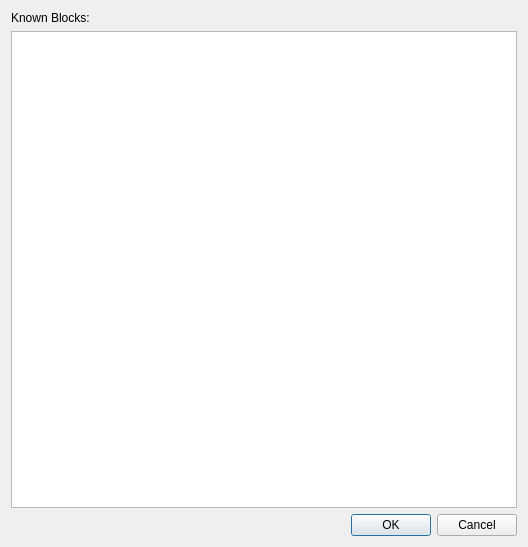
<?xml version="1.0" encoding="UTF-8"?>
<ui version="4.0">
 <class>blocktypeList</class>
 <widget class="QDialog" name="blocktypeList">
  <property name="geometry">
   <rect>
    <x>0</x>
    <y>0</y>
    <width>528</width>
    <height>547</height>
   </rect>
  </property>
  <property name="windowTitle">
   <string>Dialog</string>
  </property>
  <layout class="QVBoxLayout" name="verticalLayout">
   <item>
    <widget class="QLabel" name="label">
     <property name="text">
      <string>Known Blocks:</string>
     </property>
    </widget>
   </item>
   <item>
    <widget class="QTableWidget" name="tableWidget"/>
   </item>
   <item>
    <widget class="QDialogButtonBox" name="buttonBox">
     <property name="orientation">
      <enum>Qt::Horizontal</enum>
     </property>
     <property name="standardButtons">
      <set>QDialogButtonBox::Cancel|QDialogButtonBox::Ok</set>
     </property>
    </widget>
   </item>
  </layout>
 </widget>
 <resources/>
 <connections>
  <connection>
   <sender>buttonBox</sender>
   <signal>accepted()</signal>
   <receiver>blocktypeList</receiver>
   <slot>accept()</slot>
   <hints>
    <hint type="sourcelabel">
     <x>248</x>
     <y>254</y>
    </hint>
    <hint type="destinationlabel">
     <x>157</x>
     <y>274</y>
    </hint>
   </hints>
  </connection>
  <connection>
   <sender>buttonBox</sender>
   <signal>rejected()</signal>
   <receiver>blocktypeList</receiver>
   <slot>reject()</slot>
   <hints>
    <hint type="sourcelabel">
     <x>316</x>
     <y>260</y>
    </hint>
    <hint type="destinationlabel">
     <x>286</x>
     <y>274</y>
    </hint>
   </hints>
  </connection>
 </connections>
</ui>
